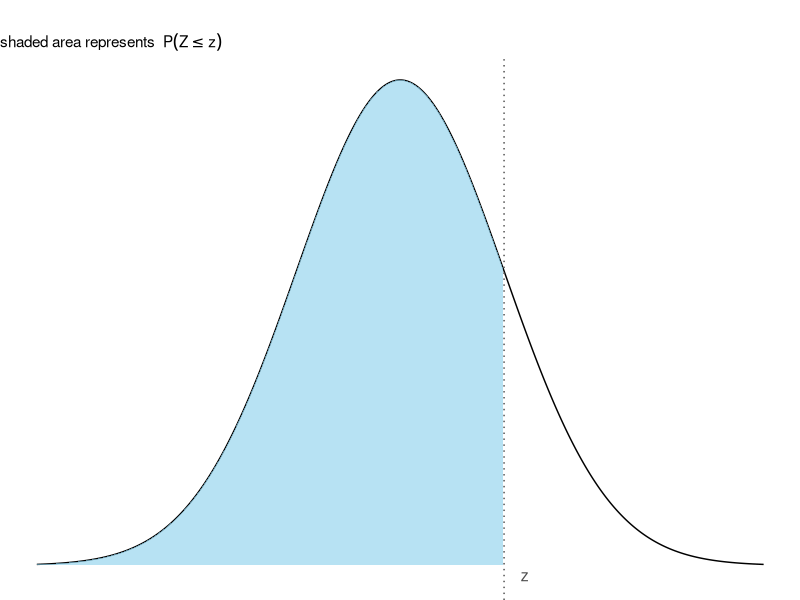

Source code (R):
## ---- chunk 1
#| echo: false
#| message: false
#| fig-height: 2
#| fig-width: 3
#| fig-align: center

library(dplyr)
library(tidyr)
library(knitr)
library(ggplot2)

z_example <- 1 # Example z-value to illustrate

x_vals <- seq(-3.5, 3.5, length.out = 500)
df <- data.frame(x = x_vals, y = dnorm(x_vals))

df_shade <- subset(df, x <= z_example)

ggplot(df, aes(x = x, y = y)) +
  geom_line(color = "black", linewidth = 0.5) +
  geom_area(data = df_shade, fill = "skyblue", alpha = 0.6) +
  geom_vline(xintercept = z_example, linetype = "dotted", color = "grey30") +
  annotate("text", x = z_example + 0.2, y = dnorm(z_example)-0.25, 
           label = "z", color = "grey30", size = 4) +
  labs(
    title = " ",
    subtitle = expression("shaded area represents " ~ P(Z <= z)),
    x = "z",
    y = "Density"
  ) +
  theme_void()

# Define row and column values
z_rows <- seq(0, 3, by = 0.1)
z_cols <- seq(0.00, 0.09, by = 0.01)

# Create table and format col as character (e.g., "0.00")
z_table <- expand.grid(row = z_rows, col = z_cols) %>%
  mutate(
    col_chr = sprintf("%.2f", col),
    z = round(row + col, 2),
    prob = pnorm(z)
  ) %>%
  select(row, col_chr, prob) %>%
  pivot_wider(names_from = col_chr, values_from = prob) %>%
  rename(`z` = row)

# Show table (first 10 rows for brevity)
kable(z_table, digits = 4, caption = "Standard Normal Cumulative Probabilities: $\\Phi(z) = P(Z \\leq z)$")
